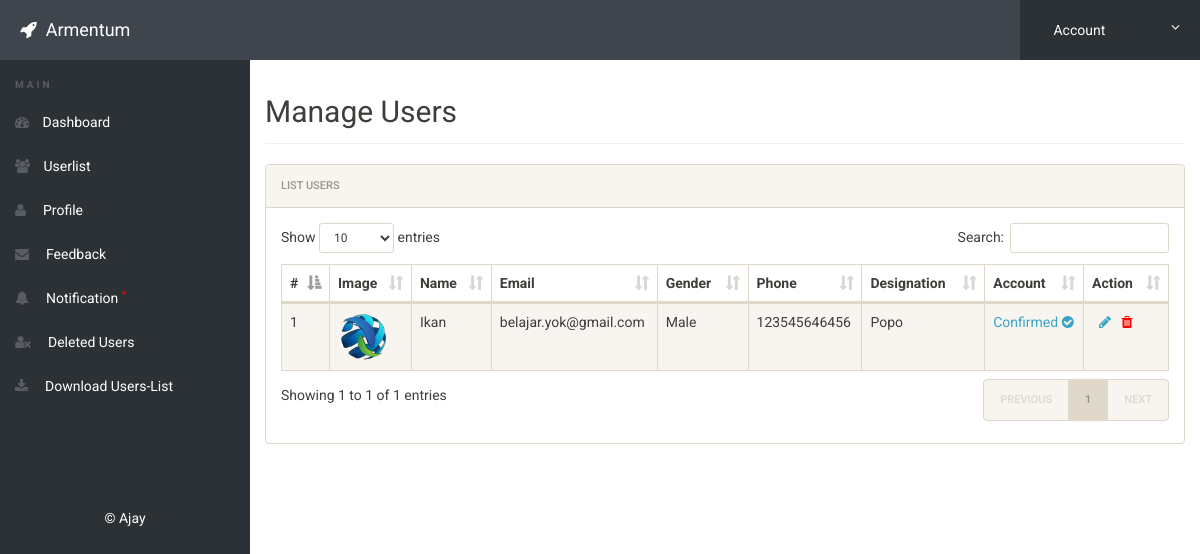
Page /admin/userlist.php (signed in) on the committed database.
### tables this page shows
CREATE TABLE `users` (
  `id` int(11) NOT NULL,
  `cabang` varchar(30) NOT NULL,
  `ktp` varchar(20) NOT NULL,
  `name` varchar(50) NOT NULL,
  `alamat` varchar(50) NOT NULL,
  `kota` varchar(30) NOT NULL,
  `kecamatan` varchar(30) NOT NULL,
  `kelurahan` varchar(30) NOT NULL,
  `email` varchar(50) NOT NULL,
  `password` varchar(50) NOT NULL,
  `gender` varchar(50) NOT NULL,
  `mobile` varchar(50) NOT NULL,
  `designation` varchar(50) NOT NULL,
  `image` varchar(50) NOT NULL DEFAULT 'nophoto.jpg',
  `status` int(10) NOT NULL,
  `referensi` varchar(30) NOT NULL DEFAULT 'Facebook',
  `ban` varchar(15) NOT NULL,
  `norek` varchar(15) NOT NULL,
  `anrek` varchar(30) NOT NULL
);

### admin/userlist.php (the view, shortened to what this page needs)
<?php
include('includes/config.php');
if(strlen($_SESSION['alogin'])==0)
	{
header('location:index.php');
}
else{
 ?>
<!doctype html>
<html lang="en" class="no-js">
<head>
	<link rel="stylesheet" href="css/font-awesome.min.css">
	<link rel="stylesheet" href="css/bootstrap.min.css">
	<link rel="stylesheet" href="css/dataTables.bootstrap.min.css">
	<link rel="stylesheet" href="css/bootstrap-social.css">
	<link rel="stylesheet" href="css/bootstrap-select.css">
	<link rel="stylesheet" href="css/fileinput.min.css">
	<link rel="stylesheet" href="css/awesome-bootstrap-checkbox.css">
	<link rel="stylesheet" href="css/style.css">
</head>
<body>
	<?php include('includes/header.php');?>
	<div class="ts-main-content">
		<?php include('includes/leftbar.php');?>
		<div class="content-wrapper">
			<div class="container-fluid">
				<div class="row">
					<div class="col-md-12">
						<h2 class="page-title">Manage Users</h2>
						<div class="panel panel-default">
							<div class="panel-heading">List Users</div>
							<div class="panel-body">
								<table id="zctb" class="display table table-striped table-bordered table-hover" cellspacing="0" width="100%">
									<thead>
										<tr>
										<th>#</th>
												<th>Image</th>
                                                <th>Name</th>
                                                <th>Email</th>
                                                <th>Gender</th>
                                                <th>Phone</th>
                                                <th>Designation</th>
                                                <th>Account</th>
											<th>Action</th>
										</tr>
									</thead>
									<tbody>
<?php $sql = "SELECT * from  users ";
$query = $dbh -> prepare($sql);
$query->execute();
$results=$query->fetchAll(PDO::FETCH_OBJ);
$cnt=1;
if($query->rowCount() > 0)
{
foreach($results as $result)
{				?>
										<tr>
											<td><?php echo htmlentities($cnt);?></td>
											<td><img src="../images/<?php echo htmlentities($result->image);?>" style="width:50px; border-radius:50%;"/></td>
                                            <td><?php echo htmlentities($result->name);?></td>
                                            <td><?php echo htmlentities($result->email);?></td>
                                            <td><?php echo htmlentities($result->gender);?></td>
                                            <td><?php echo htmlentities($result->mobile);?></td>
                                            <td><?php echo htmlentities($result->designation);?>
                                            <td>
                                            <?php if($result->status == 1)
                                                    {?>
                                                    <a href="userlist.php?confirm=<?php echo htmlentities($result->id);?>" onclick="return confirm('Do you really want to Un-Confirm the Account')">Confirmed <i class="fa fa-check-circle"></i></a>
                                                    <?php } else {?>
                                                    <a href="userlist.php?unconfirm=<?php echo htmlentities($result->id);?>" onclick="return confirm('Do you really want to Confirm the Account')">Un-Confirmed <i class="fa fa-times-circle"></i></a>
                                                    <?php } ?>
</td>
                                            </td>
<td>
<a href="edit-user.php?edit=<?php echo $result->id;?>" onclick="return confirm('Do you want to Edit');">&nbsp; <i class="fa fa-pencil"></i></a>&nbsp;&nbsp;
<a href="userlist.php?del=<?php echo $result->id;?>&name=<?php echo htmlentities($result->email);?>" onclick="return confirm('Do you want to Delete');"><i class="fa fa-trash" style="color:red"></i></a>&nbsp;&nbsp;
</td>
										</tr>
										<?php $cnt=$cnt+1; }} ?>
									</tbody>
								</table>
							</div>
						</div>
					</div>
				</div>
			</div>
		</div>
	</div>
</body>
</html>
<?php } ?>

### admin/css/style.css (style rules this page uses)
html { font-size: 14px; }
@media only screen and (min-width: 480px) { html { font-size: 17px; } }
@media only screen and (min-width: 768px) { html { font-size: 14px; } }
body { font-size: 1em; }
a { color: #37a6c4; }
.panel { overflow: hidden; }
.page-title { padding-bottom: 15px; margin-bottom: 20px; border-bottom: 1px solid #f0f0f0; }
.ts-main-content .content-wrapper { padding-top: 15px; margin-top: 60px; }
@media only screen and (min-width: 992px) { .ts-main-content .content-wrapper { margin-left: 250px; } }

### rows in the picture
users: image (picture), name "Ikan", email "belajar.yok@gmail.com", gender "Male", mobile "123545646456", designation "Popo"
